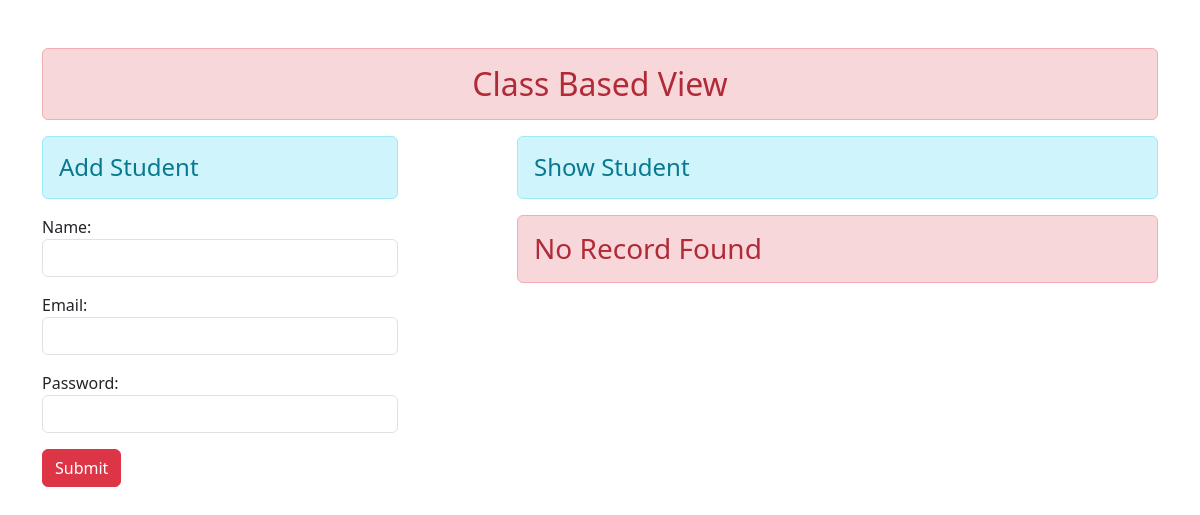
The app's page /, older data.
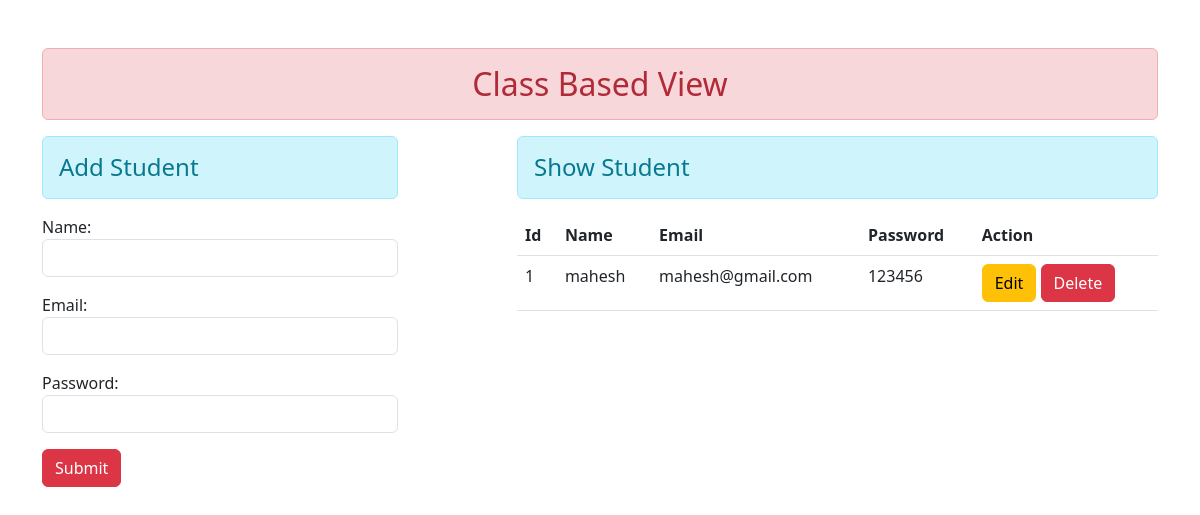
The same page, newer data.
### myapp/models.py (models this page shows)
class User(models.Model):
    name = models.CharField(max_length=100)
    email = models.EmailField()
    password =models.CharField(max_length=50)

### myapp/views.py (the view, shortened to what this page needs)
# urls.py: path('',views.UserAddProfile.as_view(), name='addshow'),
class UserAddProfile(TemplateView):
    template_name = 'myapp/addshow.html'
    def get_context_data(self,*args, **kwargs):
        context = super().get_context_data(**kwargs)
        fm = StudentRegistration()
        stud = User.objects.all()
        context = {'stu':stud,'form':fm}
        return context

### myapp/forms.py
class StudentRegistration(forms.ModelForm):
    class Meta:
        model = User
        fields = ['name','email','password']
        widgets = {
            'name':forms.TextInput(attrs={'class':'form-control'}),
            'email':forms.EmailInput(attrs={'class':'form-control'}),
            'password':forms.PasswordInput(render_value=True,attrs={'class':'form-control'})
        }

### myapp/templates/myapp/addshow.html (shortened to what this page needs)
{% extends 'myapp/home.html' %}
{% block main %}
<div class="row">
    <div class="col-sm-4">
        <h4 class="txet-center alert alert-info">Add Student</h4>
        <form action="" method="post">
            {{form.as_p}}
            <input type="submit" class="btn btn-danger" value="Submit">
        </form>
    </div>
    <div class="col-sm-7 offset-1">
        <h4 class="txet-center alert alert-info">Show Student</h4>
        {% if stu %}
        <table class="table table-hover">
            <thead>
                <tr>
                    <th scope="col">Id</th>
                    <th scope="col">Name</th>
                    <th scope="col">Email</th>
                    <th scope="col">Password</th>
                    <th scope="col">Action</th>
                </tr>
            </thead>
            <tbody>
                {% for stu in stu %}
                <tr>
                    <td>{{stu.id}}</td>
                    <td>{{stu.name}}</td>
                    <td>{{stu.email}}</td>
                    <td>{{stu.password}}</td>
                    <td>
                        <a href="{% url 'update' stu.id %}" class="btn btn-warning">Edit</a>
                        <form action="{% url 'delete' stu.id %}" method="post" class="d-inline">
                            <input type="submit" class="btn btn-danger" value="Delete">
                        </form>
                    </td>
                </tr>
                {% endfor %}
            </tbody>
        </table>
        {% else %}
        <h3 class="alert alert-danger">No Record Found</h3>
        {% endif %}
    </div>
</div>
{% endblock %}

Row changes from the older to the newer data that the page shows:
added User: id "1", name "mahesh", email "mahesh@gmail.com", password "123456"
Text that changed along with them:
text no longer shown: "No Record Found"
text now shown: "Id Name Email Password Action"
